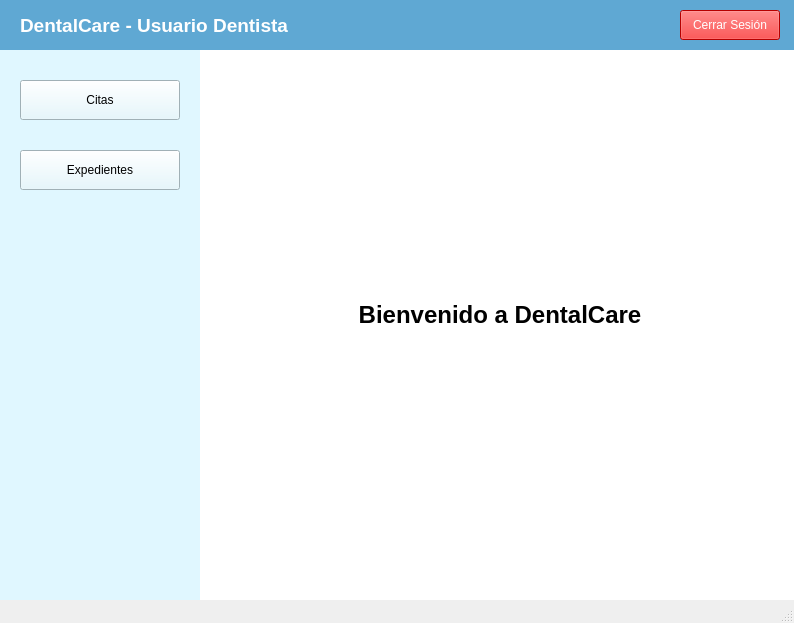
<?xml version="1.0" encoding="UTF-8"?>
<ui version="4.0">
 <class>MainWindow</class>
 <widget class="QMainWindow" name="MainWindow">
  <property name="geometry">
   <rect>
    <x>0</x>
    <y>0</y>
    <width>794</width>
    <height>623</height>
   </rect>
  </property>
  <property name="windowTitle">
   <string>DentalCare</string>
  </property>
  <widget class="QWidget" name="centralwidget">
   <widget class="QWidget" name="header" native="true">
    <property name="geometry">
     <rect>
      <x>0</x>
      <y>0</y>
      <width>800</width>
      <height>50</height>
     </rect>
    </property>
    <property name="styleSheet">
     <string notr="true">background-color: #5FA8D3; color: white;</string>
    </property>
    <widget class="QLabel" name="clinicName">
     <property name="geometry">
      <rect>
       <x>20</x>
       <y>10</y>
       <width>361</width>
       <height>30</height>
      </rect>
     </property>
     <property name="font">
      <font>
       <pointsize>14</pointsize>
       <weight>75</weight>
       <bold>true</bold>
      </font>
     </property>
     <property name="text">
      <string>DentalCare - Usuario Dentista</string>
     </property>
    </widget>
    <widget class="QPushButton" name="btnLogout">
     <property name="geometry">
      <rect>
       <x>680</x>
       <y>10</y>
       <width>100</width>
       <height>30</height>
      </rect>
     </property>
     <property name="styleSheet">
      <string notr="true">background-color: #FF0000; color: white;</string>
     </property>
     <property name="text">
      <string>Cerrar Sesión</string>
     </property>
    </widget>
   </widget>
   <widget class="QWidget" name="sidebar" native="true">
    <property name="geometry">
     <rect>
      <x>0</x>
      <y>50</y>
      <width>200</width>
      <height>550</height>
     </rect>
    </property>
    <property name="styleSheet">
     <string notr="true">background-color: #E0F7FF;</string>
    </property>
    <widget class="QPushButton" name="btnAppointments">
     <property name="geometry">
      <rect>
       <x>20</x>
       <y>30</y>
       <width>160</width>
       <height>40</height>
      </rect>
     </property>
     <property name="text">
      <string>Citas</string>
     </property>
    </widget>
    <widget class="QPushButton" name="btnRecords">
     <property name="geometry">
      <rect>
       <x>20</x>
       <y>100</y>
       <width>160</width>
       <height>40</height>
      </rect>
     </property>
     <property name="text">
      <string>Expedientes</string>
     </property>
    </widget>
   </widget>
   <widget class="QWidget" name="mainContent" native="true">
    <property name="geometry">
     <rect>
      <x>200</x>
      <y>50</y>
      <width>600</width>
      <height>550</height>
     </rect>
    </property>
    <property name="styleSheet">
     <string notr="true">background-color: #ffffff;</string>
    </property>
    <widget class="QLabel" name="welcomeImage">
     <property name="geometry">
      <rect>
       <x>200</x>
       <y>20</y>
       <width>200</width>
       <height>200</height>
      </rect>
     </property>
     <property name="pixmap">
      <pixmap>logo.png</pixmap>
     </property>
     <property name="alignment">
      <set>Qt::AlignCenter</set>
     </property>
    </widget>
    <widget class="QLabel" name="welcomeMessage">
     <property name="geometry">
      <rect>
       <x>100</x>
       <y>240</y>
       <width>400</width>
       <height>50</height>
      </rect>
     </property>
     <property name="font">
      <font>
       <pointsize>18</pointsize>
       <weight>75</weight>
       <bold>true</bold>
      </font>
     </property>
     <property name="text">
      <string>Bienvenido a DentalCare</string>
     </property>
     <property name="alignment">
      <set>Qt::AlignCenter</set>
     </property>
    </widget>
   </widget>
  </widget>
  <widget class="QMenuBar" name="menubar">
   <property name="geometry">
    <rect>
     <x>0</x>
     <y>0</y>
     <width>794</width>
     <height>26</height>
    </rect>
   </property>
  </widget>
  <widget class="QStatusBar" name="statusbar"/>
 </widget>
 <resources/>
 <connections/>
</ui>
